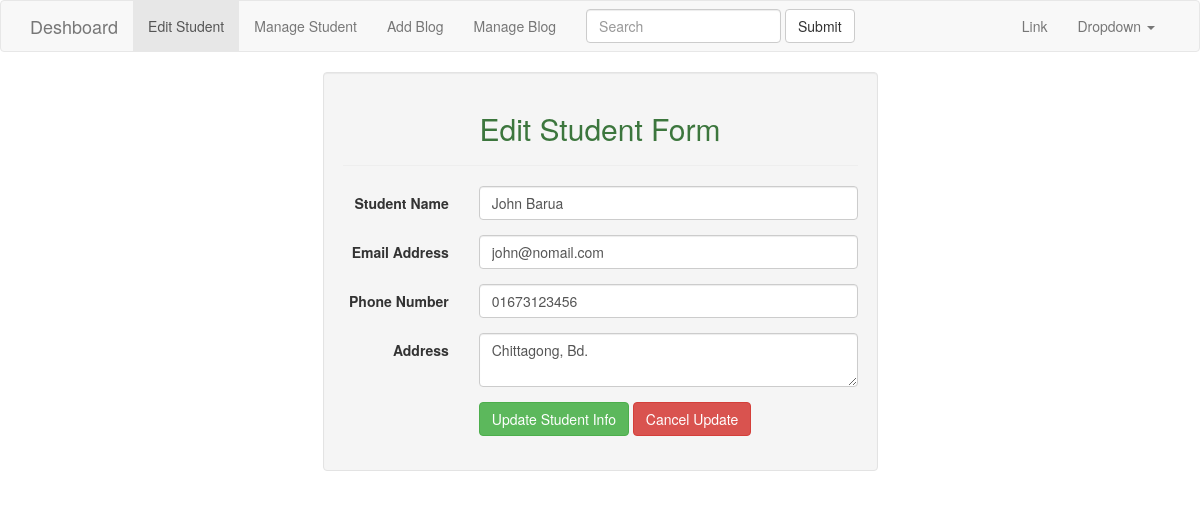
/process_file/edit_process.php?student_id=8, run on the app's committed database.
### tables this page shows
CREATE TABLE `tbl_student` (
  `student_id` int(5) NOT NULL,
  `student_name` varchar(100) NOT NULL,
  `email_address` varchar(100) NOT NULL,
  `phone_number` varchar(30) NOT NULL,
  `address` text NOT NULL
);

### process_file/student_function_process.php (called while the page is built, shortened)
<?php
	function db_connection() {
		$host_name = 'localhost';
		$user_name = 'root';
		$password  = '';
		$db_name   = 'db_php_stdnt_info';
		$conn = mysqli_connect($host_name, $user_name, $password, $db_name);
		return $conn;
	}
	function select_student_info_by_id() {
		$conn = db_connection();
		global $student_id;
		$query = "SELECT * FROM tbl_student WHERE student_id = '$student_id'";
		  if(mysqli_query($conn, $query)) {
		    $result = mysqli_query($conn, $query);
		    $student_info = mysqli_fetch_assoc($result);
		    return $student_info;
		  }
		  else {
		    die("SQL Query Problem :" . mysqli_error($conn));
		  }
	}
 ?>

### process_file/edit_process.php (the view, shortened to what this page needs)
<?php
  require_once 'student_function_process.php';
  $student_id = $_GET['student_id'];
  $student_info = select_student_info_by_id();
?>
<!DOCTYPE html>
<html lang="en">
  <head>
    <link href="../css/bootstrap.min.css" rel="stylesheet">
  </head>
  <body>
    <nav class="navbar navbar-default">
      <div class="container">
        <div class="navbar-header">
          <a class="navbar-brand" href="../index.php">Deshboard</a>
        </div>
        <div class="collapse navbar-collapse" id="bs-example-navbar-collapse-1">
          <ul class="nav navbar-nav">
            <li class="active"><a href="edit_process.php">Edit Student</a></li>
            <li><a href="../manage_student.php">Manage Student</a></li>
            <li><a href="../add_block.php">Add Blog</a></li>
            <li><a href="../manage_blog.php">Manage Blog</a></li>
          </ul>
          <form class="navbar-form navbar-left">
            <div class="form-group">
              <input type="text" class="form-control" placeholder="Search">
            </div>
            <button type="submit" class="btn btn-default">Submit</button>
          </form>
          <ul class="nav navbar-nav navbar-right">
            <li><a href="#">Link</a></li>
            <li class="dropdown">
              <a href="#" class="dropdown-toggle" data-toggle="dropdown" role="button" aria-haspopup="true" aria-expanded="false">Dropdown <span class="caret"></span></a>
            </li>
          </ul>
        </div>
      </div>
    </nav>
    <div class="container">
      <div class="row">
        <div class="col-sm-offset-3 col-sm-6">
          <div class="well">
            <h2 class="text-center text-success">Edit Student Form</h2>
            <hr/>
            <form class="form-horizontal" method="POST" action="">
              <div class="form-group">
                <label class="col-sm-3 control-label">Student Name</label>
                <div class="col-sm-9">
                  <input type="text" name="student_name" class="form-control" placeholder="Student Name" value="<?php echo $student_info['student_name']; ?>">
                </div>
              </div>
              <div class="form-group">
                <label class="col-sm-3 control-label">Email Address</label>
                <div class="col-sm-9">
                  <input type="email" name="email_address" class="form-control" placeholder="Email_address" value="<?php echo $student_info['email_address']; ?>">
                </div>
              </div>
              <div class="form-group">
                <label class="col-sm-3 control-label">Phone Number</label>
                <div class="col-sm-9">
                  <input type="number" name="phone_number" class="form-control" placeholder="Phone Number" value="<?php echo $student_info['phone_number']; ?>">
                </div>
              </div>
              <div class="form-group">
                <label class="col-sm-3 control-label">Address</label>
                <div class="col-sm-9">
                  <textarea name="address" class="form-control" placeholder="Present Address"><?php echo $student_info['address']; ?></textarea>
                </div>
              </div>
              <div class="form-group">
                <div class="col-sm-offset-3 col-sm-9">
                  <button type="submit" name="btn" class="btn btn-success">Update Student Info</button>
                  <button type="reset" class="btn btn-danger">Cancel Update</button>
                </div>
              </div>
            </form>
          </div>
        </div>
      </div>
    </div>
  </body>
  </html>

### data on the page
tbl_student: student_name "John Barua", email_address "john@nomail.com", phone_number "01673123456", address "Chittagong, Bd."
